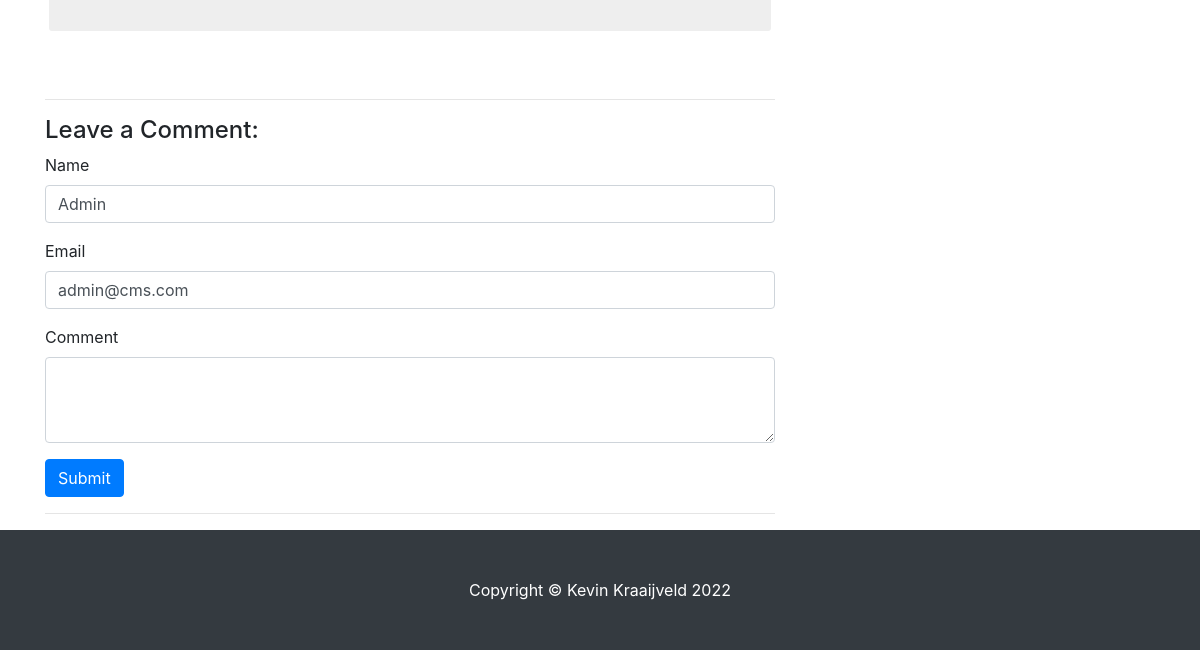
/post.php?post_id=1 (signed in, lower part), run on an earlier commit of the app's database.
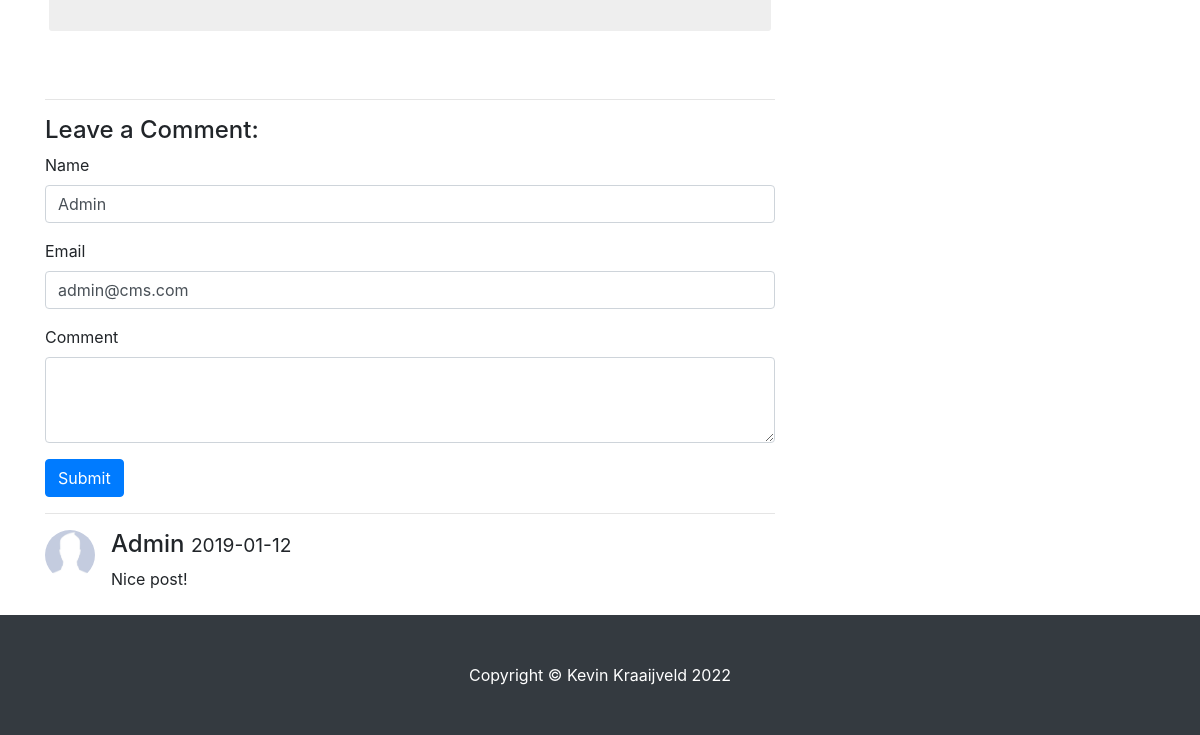
And on a later commit of the database.
### tables this page shows
CREATE TABLE IF NOT EXISTS `posts` (
  `post_id` int(3) NOT NULL,
  `post_category_id` int(3) NOT NULL,
  `post_title` varchar(255) NOT NULL,
  `post_author` varchar(255) NOT NULL,
  `post_date` datetime NOT NULL,
  `post_image` text NOT NULL,
  `post_content` text NOT NULL,
  `post_tags` varchar(255) NOT NULL,
  `post_comment_count` int(11) NOT NULL,
  `post_status` varchar(255) NOT NULL DEFAULT 'draft',
  `post_views_count` int(11) NOT NULL
);

CREATE TABLE IF NOT EXISTS `comments` (
  `comment_id` int(3) NOT NULL,
  `comment_post_id` int(3) NOT NULL,
  `comment_author` varchar(255) NOT NULL,
  `comment_email` varchar(255) NOT NULL,
  `comment_content` text NOT NULL,
  `comment_status` varchar(255) NOT NULL,
  `comment_date` date NOT NULL
);

### includes/post.php (the view, shortened to what this page needs)
<?php
if(isset($_GET['post_id'])){
  $post_id = $_GET['post_id'];
  if(isset($_SESSION['user_role']) && $_SESSION['user_role'] == 'Admin' ){
    $query = "SELECT * FROM posts WHERE post_id = '$post_id'";
  }else{
    $query = "SELECT * FROM posts WHERE post_id = '$post_id' AND post_status = 'Published'";
  }
?>
<?php
  $select_all_posts = mysqli_query($connection, $query);
  $count = mysqli_num_rows($select_all_posts);
  if($count < 1){
    echo "<h2>Post not available</h2>";
  }else{
    while($row = mysqli_fetch_assoc($select_all_posts)){
      $post_id = $row['post_id'];
      $post_content = $row['post_content'];
?>
      <p class="lead">
        <?php echo $post_content ?>
      </p>
      <hr>
<?php
    }
    include 'comments.php';
  }
}
?>

### includes/comments.php (shortened to what this page needs)
<div class="well">
    <h4>Leave a Comment:</h4>
    <?php
    $user_firstname = $_SESSION['user_firstname'];
    $user_lastname = $_SESSION['user_lastname'];
    $user_email = $_SESSION['user_email'];
    ?>
    <form action="" method="post" class="form-group" autocomplete="off">
      <div class="form-group">
        <label for="comment_author">Name</label>
          <input class="form-control" type="text" name="comment_author" placeholder="Name" <?php if(isset($_SESSION['user_id'])){ echo "value='$user_firstname $user_lastname'";  }?> >
      </div>
      <div class="form-group">
        <label for="comment_email">Email</label>
          <input class="form-control" type="email" name="comment_email" placeholder="Email" <?php if(isset($_SESSION['user_id'])){ echo "value='$user_email'";  }?>>
      </div>
      <div class="form-group">
        <label for="comment_content">Comment</label>
          <textarea name="comment_content" class="form-control" rows="3"></textarea>
      </div>
        <button type="submit" name="create_comment" class="btn btn-primary">Submit</button>
    </form>
</div>
<hr>
<?php
$query = "SELECT * FROM comments WHERE comment_post_id = {$post_id} ";
$query .= "AND comment_status = 'Approved' ";
$query .= "ORDER BY  comment_id DESC ";
$select_comments = mysqli_query($connection, $query);
  while($row = mysqli_fetch_array($select_comments)){
    $comment_author = $row['comment_author'];
    $comment_content = $row['comment_content'];
    $comment_date = $row['comment_date'];
?>
  <div class="media mb-4">
    <img class="d-flex mr-3 rounded-circle" src="images/avatars/avatar.jpg" id="comment_avatar" alt="">
    <div class="media-body">
          <h4 class="media-heading"><?php echo $comment_author?>
              <small><?php echo $comment_date?></small>
          </h4>
          <?php echo $comment_content?>
      </div>
  </div>
<?php
  }
?>

What changed in the data, as far as the page shows it:
now on this page (row edited): comments: comment_author "Admin", comment_date "2019-01-12", comment_content "Nice post!"
